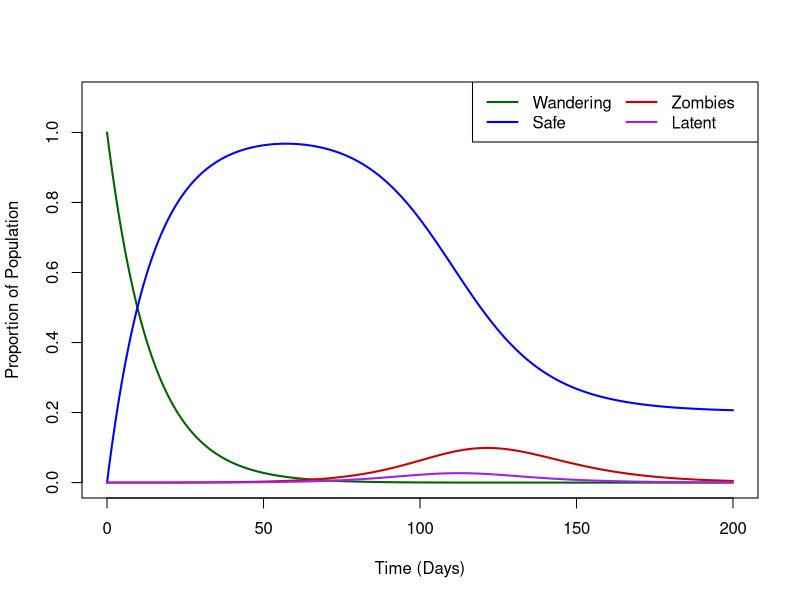
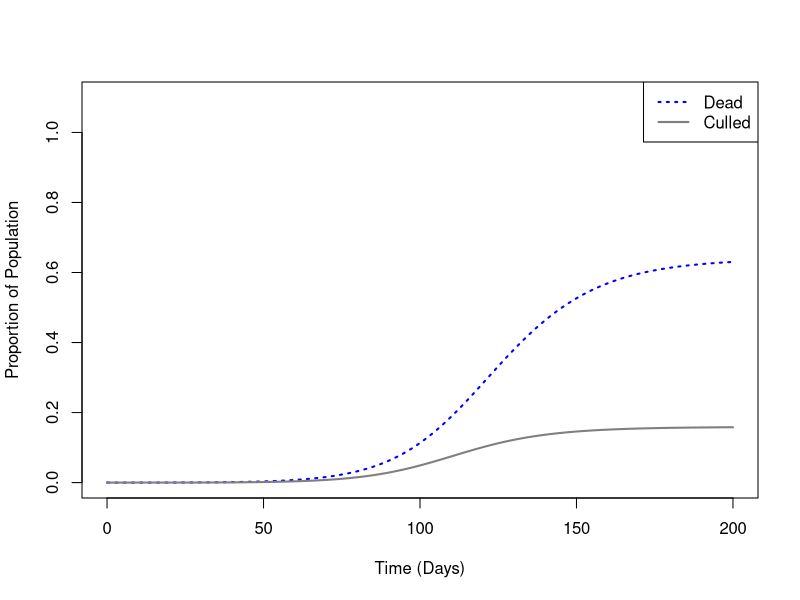

Reproduce these figures in R, in order.
require(deSolve)

zombie.model <- function (t, x, params) {
  S <- x[1]
  H <- x[2]
  E <- x[3]
  I <- x[4]
  R <- x[5]
  K <- x[6]
  with (
    as.list(params),
{
	dS <- -beta*S*I - lam*S
  dH <- lam*S - beta_safe*H*I
  dE <- beta*S*I - alpha*E + beta_safe*H*I
	dI <- alpha*E - gamma*I - kappa*I*H
	dR <- gamma*I
  dK <- kappa*I*H
  res <- c(dS,dH,dE,dI,dR,dK)
  list(res)
}
  )
}

times <- seq(0,200,by=0.02)
params <- c(
 beta <- 0.50,
 beta_safe <- beta/2,
 alpha <- 1/2,
 kappa <- 0.05,
 lam <- 1/14,
 gamma <- 1/10
)

xstart <- c(S = 0.99999, H = 0,E = 0, I = 0.00001, R = 0, K = 0)

out <- as.data.frame(lsoda(xstart,times,zombie.model,params))

plot(S~time, data=out, ylim=c(0,1.1), type="l", col="darkgreen", lwd=2, ylab="Proportion of Population", xlab="Time (Days)")
lines(H~time, data=out, col="blue", lwd=2)
lines(I~time, data=out, col="red3", lwd=2)
lines(E~time, data=out, col="purple", lwd=2)
legend("topright", c("Wandering","Safe","Zombies","Latent"), col=c("darkgreen","blue","red3","purple"), lwd=c(2,2,2,2), bty='y', ncol=2)

plot(R~time, data=out, ylim=c(0,1.1), type="l", col="blue", lwd=2, lty=3, ylab="Proportion of Population",xlab="Time (Days)")
lines(K~time, data=out, type="l", col="grey50", lwd=2)
legend("topright", c("Dead","Culled"), col=c("blue","grey50"), lwd=c(2,2), lty=c(3,1), bty='y', ncol=1)
